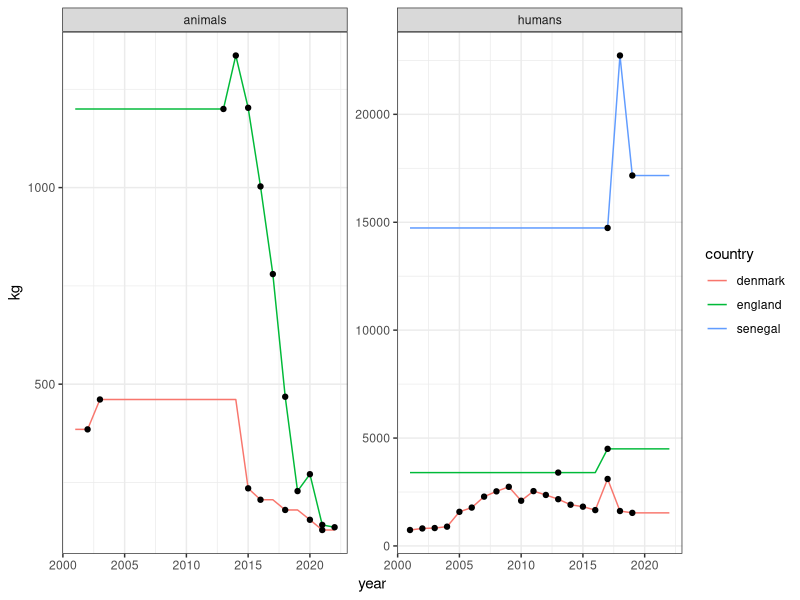
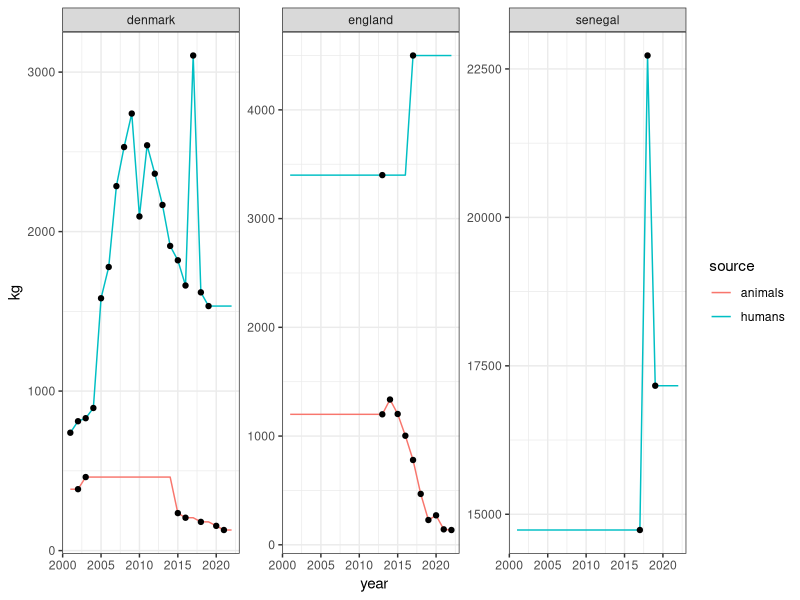
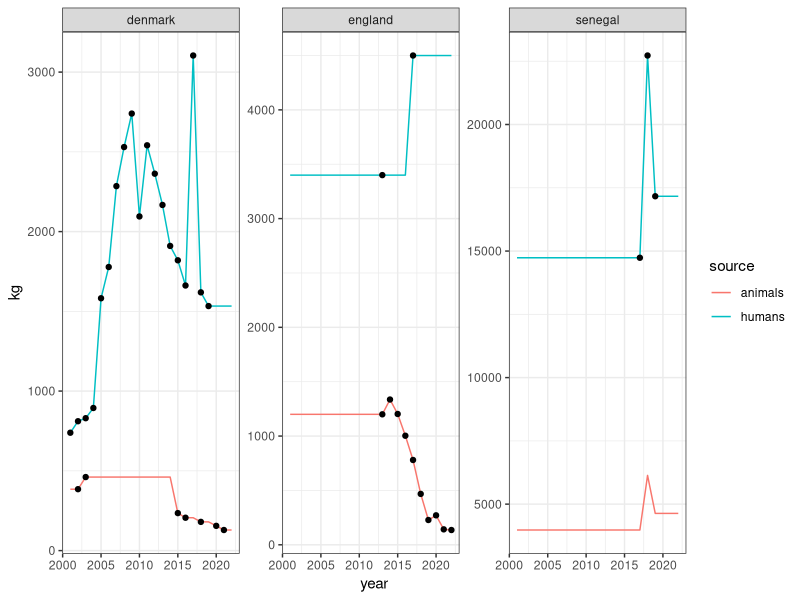
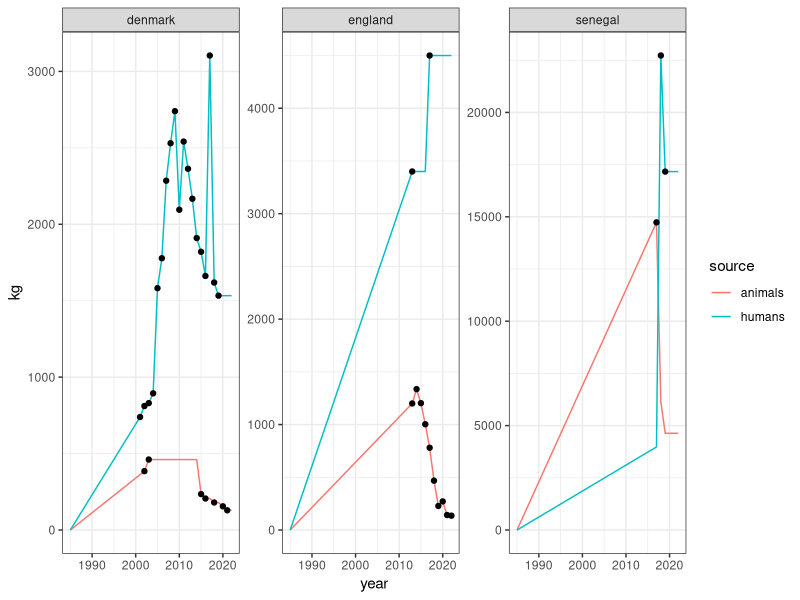
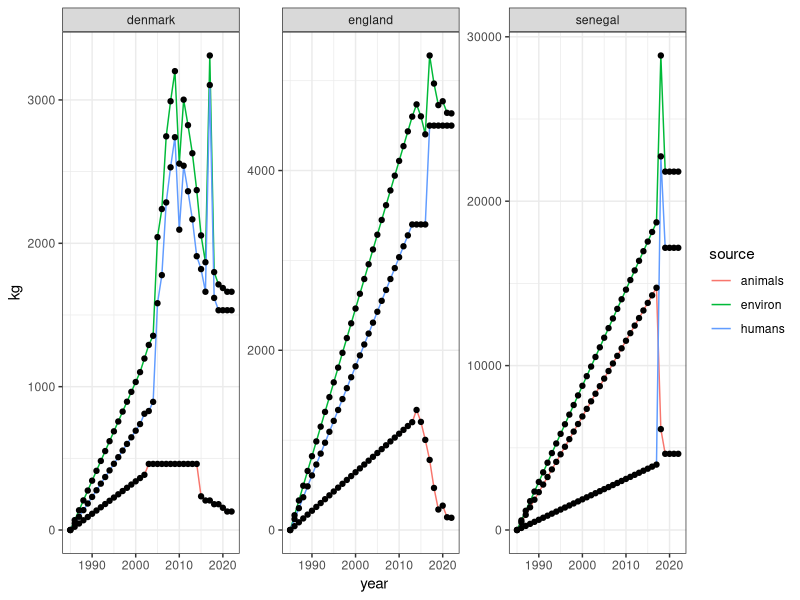
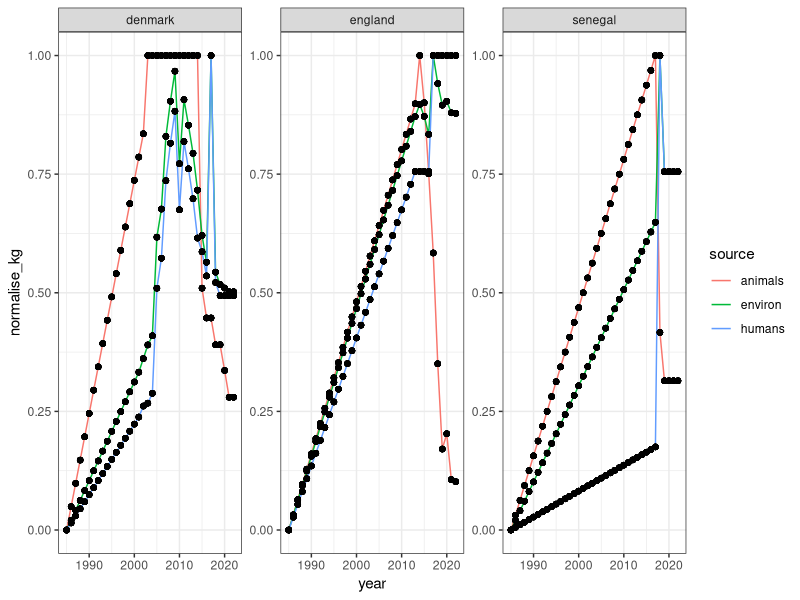

Recreate these plots in R, in order.
#### Usage data
# Have to extend to all timepoints and fill in the gaps in the data 

library(tidyverse)
theme_set(theme_bw(base_size = 11))
# take data from the literature and get a timeseries for use in ODE solve

usage <- read.csv("data/usage.csv")

# Extend to give data for all years (1900 - 2050)

#usage_full <- 

u <- usage %>% select(country, year, source, kg) %>% 
  complete(country, source, year) %>% 
  ungroup() %>% 
  dplyr::group_by(country, source) %>%
  fill(kg, .direction = "downup") %>%
  dplyr::ungroup()

ggplot(u, aes(x=year, y = kg, group = interaction(country,source))) + 
  geom_line(aes(col = country)) + 
  facet_wrap(~source, scales = "free") + 
  geom_point(data = usage)

ggplot(u, aes(x=year, y = kg, group = interaction(country,source))) + 
  geom_line(aes(col = source)) + 
  facet_wrap(~country, scales = "free") + 
  geom_point(data = usage)

# What is the ratio of human to animal use? 
ratio <- usage %>% select(country, year, source, kg) %>% 
  group_by(country) %>% pivot_wider(names_from = source, values_from = kg) %>%
  mutate(ratio = animals / humans) %>%
  summarise(mean(ratio, na.rm = TRUE))
# 0.279 / 0.263 for denmark and england

senegal_animal_approx <- u %>% filter(country == "senegal", source == "humans") %>%
  mutate(kg = kg * 0.27) 
senegal_animal_approx$source <- "animals"

# Add to other data 
w <- intersect(which(u$source == "animals"), which(u$country == "senegal"))
u <- rbind(u[-w,], senegal_animal_approx)

ggplot(u, aes(x=year, y = kg, group = interaction(country,source))) + 
  geom_line(aes(col = source)) + 
  facet_wrap(~country, scales = "free") + 
  geom_point(data = usage)

## when were they introduced into each country? for animals and humans?
date_intro <- c(1985, 1985, 1985) 
# min date from data: not by source (use complete later)
minn <- usage %>% filter(kg >0) %>% group_by(country, source) %>% summarise(min = min(year)) 
minn <- rbind(minn, minn[5,])
minn[6,2] <- "animals" # in same year as humans
minn$date_intro <- c(date_intro, date_intro)
minn$min_kg = c(as.numeric(usage %>% filter(country == "denmark", source == "animals", year == minn$min[1]) %>% select("kg")),
                as.numeric(usage %>% filter(country == "denmark", source == "humans",year == minn$min[2]) %>% select("kg")),
                as.numeric(usage %>% filter(country == "england", source == "animals",year == minn$min[3]) %>% select("kg")),
                as.numeric(usage %>% filter(country == "england", source == "humans",year == minn$min[4]) %>% select("kg")),
                as.numeric(usage %>% filter(country == "senegal", source == "humans",year == minn$min[5]) %>% select("kg")*0.27), # use animal approximation
                as.numeric(usage %>% filter(country == "senegal", source == "humans",year == minn$min[6]) %>% select("kg")))
# y = mx + c = grad = m = (y - c)/x
minn$grad = (minn$min_kg-0)/(minn$min - minn$date_intro)

# Fill in 
minn <- minn %>% ungroup()
fill_big <- c()
for(i in c("denmark","senegal","england")){
  for(j in c("animals","humans")){
    
    fill <- c()
    # intro date
    id <- as.numeric(minn %>% filter(country == i, source == j) %>% select(date_intro))
    first_data <- as.numeric(minn %>% filter(country == i, source == j) %>% select(min))
    fill$year = seq(id,first_data,1)
    fill$grad <- as.numeric(minn %>% filter(country == i, source == j) %>% select(grad))
    fill$kg <- fill$grad * (fill$year-as.numeric(minn %>% filter(country == i, source == j) %>% select(date_intro))) + 0
    fill <- as.data.frame(fill)
    fill$country <- i
    fill$source <- j
    
    # Remove completed values in u to stop this repeating (this is a better subtle fit instead of constant backwards)
    w <- intersect(intersect(which(u$country  == i), which(u$source == j)),which(u$year <= first_data))
    u[w,"kg"] <- -10 # filter out at end
    
    # Save 
    if(is.null(dim(fill_big))){fill_big <- fill}else{fill_big <- rbind(fill_big, fill)}
  }
}

u_full <- rbind(u %>% filter(kg > -0.001),fill_big[,c(colnames(u))])

ggplot(u_full, aes(x=year, y = kg, group = interaction(country,source))) + 
  geom_line(aes(col = source)) + 
  facet_wrap(~country, scales = "free") + 
  geom_point(data = usage)

### Environment? 
u_full <- u_full %>%
  pivot_wider(names_from = source, values_from = kg) %>%
  mutate(environ = (animals + humans)) %>% # relative to sum 
  pivot_longer(cols = c("animals","humans","environ"), values_to = "kg", names_to = "source")

## Normalise: divide by max value in the country 
u_full <- u_full %>% group_by(country, source) %>% 
  mutate(max = max(kg), normalise_kg = kg / max) %>%
  ungroup() %>% 
  group_by(year) %>% 
  complete(country, source) %>% 
  ungroup() %>% 
  dplyr::group_by(country, source) %>%
  fill(normalise_kg, .direction = "downup") %>%
  dplyr::ungroup()

u_full %>% group_by(country, source) %>% summarise(n(), min_yr = min(year), max_yr = max(year)) # Check same number for all 

ggplot(u_full, aes(x=year, y = kg, group = interaction(country,source))) + 
  geom_line(aes(col = source)) + 
  facet_wrap(~country, scales = "free") + 
  geom_point(data = u_full)

# Need to months
u_full <- expand(u_full, year = unique(year), month = 1:12)  %>%
  left_join(u_full, by = 'year') #%>% 
# filter(year == 1990) %>%
# print(n=Inf)

intro_date <- min(u_full$year)
u_full <- u_full %>% ungroup()
u_full$norm_year <- (u_full$year - intro_date) 
u_full$time <- (u_full$norm_year * 12) + u_full$month

ggplot(u_full, aes(x=year, y = normalise_kg, group = interaction(country,source))) +
  geom_line(aes(col = source)) +
  facet_wrap(~country, scales = "free") +
  geom_point(data = u_full)

write.csv(u_full, "data/input_usage.csv") # with environment! 
